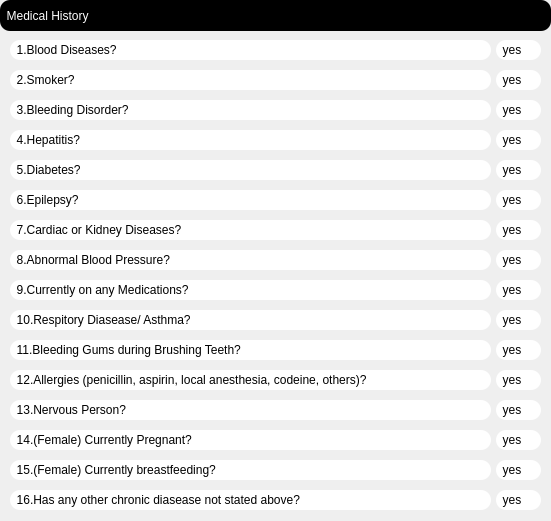
  <widget class="QWidget" name="widget" native="true">
   <property name="geometry">
    <rect>
     <x>700</x>
     <y>30</y>
     <width>551</width>
     <height>521</height>
    </rect>
   </property>
   <property name="styleSheet">
    <string notr="true">font: 12pt &quot;MS Shell Dlg 2&quot;;

border-top-left-radius:10px;
border-bottom-left-radius:10px;
border-top-right-radius:10px;
border-bottom-right-radius:10px;
background-color: rgba(0, 0, 0,.5);
color: rgb(255, 255, 255);</string>
   </property>
   <widget class="QLabel" name="q1">
    <property name="geometry">
     <rect>
      <x>10</x>
      <y>40</y>
      <width>481</width>
      <height>20</height>
     </rect>
    </property>
    <property name="styleSheet">
     <string notr="true">font: 12pt &quot;MS Shell Dlg 2&quot;;
color: rgb(0, 0, 0);
background-color: rgb(255, 255, 255);</string>
    </property>
    <property name="text">
     <string>  1.Blood Diseases?</string>
    </property>
   </widget>
   <widget class="QLabel" name="q2">
    <property name="geometry">
     <rect>
      <x>10</x>
      <y>70</y>
      <width>481</width>
      <height>20</height>
     </rect>
    </property>
    <property name="styleSheet">
     <string notr="true">font: 12pt &quot;MS Shell Dlg 2&quot;;
background-color: rgb(255, 255, 255);
color: rgb(0, 0, 0);</string>
    </property>
    <property name="text">
     <string>  2.Smoker?</string>
    </property>
   </widget>
   <widget class="QLabel" name="q3">
    <property name="geometry">
     <rect>
      <x>10</x>
      <y>100</y>
      <width>481</width>
      <height>20</height>
     </rect>
    </property>
    <property name="styleSheet">
     <string notr="true">font: 12pt &quot;MS Shell Dlg 2&quot;;
background-color: rgb(255, 255, 255);
color: rgb(0, 0, 0);</string>
    </property>
    <property name="text">
     <string>  3.Bleeding Disorder?</string>
    </property>
   </widget>
   <widget class="QLabel" name="q4">
    <property name="geometry">
     <rect>
      <x>10</x>
      <y>130</y>
      <width>481</width>
      <height>20</height>
     </rect>
    </property>
    <property name="styleSheet">
     <string notr="true">font: 12pt &quot;MS Shell Dlg 2&quot;;
background-color: rgb(255, 255, 255);
color: rgb(0, 0, 0);</string>
    </property>
    <property name="text">
     <string>  4.Hepatitis?</string>
    </property>
   </widget>
   <widget class="QLabel" name="q5">
    <property name="geometry">
     <rect>
      <x>10</x>
      <y>160</y>
      <width>481</width>
      <height>20</height>
     </rect>
    </property>
    <property name="styleSheet">
     <string notr="true">font: 12pt &quot;MS Shell Dlg 2&quot;;
background-color: rgb(255, 255, 255);
color: rgb(0, 0, 0);</string>
    </property>
    <property name="text">
     <string>  5.Diabetes?</string>
    </property>
   </widget>
   <widget class="QLabel" name="q6">
    <property name="geometry">
     <rect>
      <x>10</x>
      <y>190</y>
      <width>481</width>
      <height>20</height>
     </rect>
    </property>
    <property name="styleSheet">
     <string notr="true">font: 12pt &quot;MS Shell Dlg 2&quot;;
background-color: rgb(255, 255, 255);
color: rgb(0, 0, 0);</string>
    </property>
    <property name="text">
     <string>  6.Epilepsy?</string>
    </property>
   </widget>
   <widget class="QLabel" name="q7">
    <property name="geometry">
     <rect>
      <x>10</x>
      <y>220</y>
      <width>481</width>
      <height>20</height>
     </rect>
    </property>
    <property name="styleSheet">
     <string notr="true">font: 12pt &quot;MS Shell Dlg 2&quot;;
background-color: rgb(255, 255, 255);
color: rgb(0, 0, 0);</string>
    </property>
    <property name="text">
     <string>  7.Cardiac or Kidney Diseases?</string>
    </property>
   </widget>
   <widget class="QLabel" name="q8">
    <property name="geometry">
     <rect>
      <x>10</x>
      <y>250</y>
      <width>481</width>
      <height>20</height>
     </rect>
    </property>
    <property name="styleSheet">
     <string notr="true">font: 12pt &quot;MS Shell Dlg 2&quot;;
background-color: rgb(255, 255, 255);
color: rgb(0, 0, 0);</string>
    </property>
    <property name="text">
     <string>  8.Abnormal Blood Pressure?</string>
    </property>
   </widget>
   <widget class="QLabel" name="q9">
    <property name="geometry">
     <rect>
      <x>10</x>
      <y>280</y>
      <width>481</width>
      <height>20</height>
     </rect>
    </property>
    <property name="styleSheet">
     <string notr="true">font: 12pt &quot;MS Shell Dlg 2&quot;;
background-color: rgb(255, 255, 255);
color: rgb(0, 0, 0);</string>
    </property>
    <property name="text">
     <string>  9.Currently on any Medications?</string>
    </property>
   </widget>
   <widget class="QLabel" name="q10">
    <property name="geometry">
     <rect>
      <x>10</x>
      <y>310</y>
      <width>481</width>
      <height>20</height>
     </rect>
    </property>
    <property name="styleSheet">
     <string notr="true">font: 12pt &quot;MS Shell Dlg 2&quot;;
background-color: rgb(255, 255, 255);
color: rgb(0, 0, 0);</string>
    </property>
    <property name="text">
     <string>  10.Respitory Diasease/ Asthma?</string>
    </property>
   </widget>
   <widget class="QLabel" name="q11">
    <property name="geometry">
     <rect>
      <x>10</x>
      <y>340</y>
      <width>481</width>
      <height>20</height>
     </rect>
    </property>
    <property name="styleSheet">
     <string notr="true">font: 12pt &quot;MS Shell Dlg 2&quot;;
background-color: rgb(255, 255, 255);
color: rgb(0, 0, 0);</string>
    </property>
    <property name="text">
     <string>  11.Bleeding Gums during Brushing Teeth?</string>
    </property>
   </widget>
   <widget class="QLabel" name="q12">
    <property name="geometry">
     <rect>
      <x>10</x>
      <y>370</y>
      <width>481</width>
      <height>20</height>
     </rect>
    </property>
    <property name="styleSheet">
     <string notr="true">font: 12pt &quot;MS Shell Dlg 2&quot;;
background-color: rgb(255, 255, 255);
color: rgb(0, 0, 0);</string>
    </property>
    <property name="text">
     <string>  12.Allergies (penicillin, aspirin, local anesthesia, codeine, others)?</string>
    </property>
   </widget>
   <widget class="QLabel" name="q13">
    <property name="geometry">
     <rect>
      <x>10</x>
      <y>400</y>
      <width>481</width>
      <height>20</height>
     </rect>
    </property>
    <property name="styleSheet">
     <string notr="true">font: 12pt &quot;MS Shell Dlg 2&quot;;
background-color: rgb(255, 255, 255);
color: rgb(0, 0, 0);</string>
    </property>
    <property name="text">
     <string>  13.Nervous Person?</string>
    </property>
   </widget>
   <widget class="QLabel" name="q14">
    <property name="geometry">
     <rect>
      <x>10</x>
      <y>430</y>
      <width>481</width>
      <height>20</height>
     </rect>
    </property>
    <property name="styleSheet">
     <string notr="true">font: 12pt &quot;MS Shell Dlg 2&quot;;
background-color: rgb(255, 255, 255);
color: rgb(0, 0, 0);</string>
    </property>
    <property name="text">
     <string>  14.(Female) Currently Pregnant?</string>
    </property>
   </widget>
   <widget class="QLabel" name="q15">
    <property name="geometry">
     <rect>
      <x>10</x>
      <y>460</y>
      <width>481</width>
      <height>20</height>
     </rect>
    </property>
    <property name="styleSheet">
     <string notr="true">font: 12pt &quot;MS Shell Dlg 2&quot;;
background-color: rgb(255, 255, 255);
color: rgb(0, 0, 0);</string>
    </property>
    <property name="text">
     <string>  15.(Female) Currently breastfeeding?</string>
    </property>
   </widget>
   <widget class="QLabel" name="q16">
    <property name="geometry">
     <rect>
      <x>10</x>
      <y>490</y>
      <width>481</width>
      <height>20</height>
     </rect>
    </property>
    <property name="styleSheet">
     <string notr="true">font: 12pt &quot;MS Shell Dlg 2&quot;;
background-color: rgb(255, 255, 255);
color: rgb(0, 0, 0);</string>
    </property>
    <property name="text">
     <string>  16.Has any other chronic diasease not stated above?</string>
    </property>
   </widget>
   <widget class="QLabel" name="findings_label_2">
    <property name="geometry">
     <rect>
      <x>0</x>
      <y>0</y>
      <width>551</width>
      <height>31</height>
     </rect>
    </property>
    <property name="styleSheet">
     <string notr="true">font: 12pt &quot;MS Shell Dlg 2&quot;;
background-color: rgb(0, 0, 0);</string>
    </property>
    <property name="text">
     <string>  Medical History</string>
    </property>
   </widget>
   <widget class="QLabel" name="updt_q1">
    <property name="geometry">
     <rect>
      <x>496</x>
      <y>40</y>
      <width>45</width>
      <height>20</height>
     </rect>
    </property>
    <property name="styleSheet">
     <string notr="true">font: 12pt &quot;MS Shell Dlg 2&quot;;
color: rgb(0, 0, 0);
background-color: rgb(255, 255, 255);</string>
    </property>
    <property name="text">
     <string>  yes</string>
    </property>
   </widget>
   <widget class="QLabel" name="updt_q2">
    <property name="geometry">
     <rect>
      <x>496</x>
      <y>70</y>
      <width>45</width>
      <height>20</height>
     </rect>
    </property>
    <property name="styleSheet">
     <string notr="true">font: 12pt &quot;MS Shell Dlg 2&quot;;
color: rgb(0, 0, 0);
background-color: rgb(255, 255, 255);</string>
    </property>
    <property name="text">
     <string>  yes</string>
    </property>
   </widget>
   <widget class="QLabel" name="updt_q3">
    <property name="geometry">
     <rect>
      <x>496</x>
      <y>100</y>
      <width>45</width>
      <height>20</height>
     </rect>
    </property>
    <property name="styleSheet">
     <string notr="true">font: 12pt &quot;MS Shell Dlg 2&quot;;
color: rgb(0, 0, 0);
background-color: rgb(255, 255, 255);</string>
    </property>
    <property name="text">
     <string>  yes</string>
    </property>
   </widget>
   <widget class="QLabel" name="updt_q4">
    <property name="geometry">
     <rect>
      <x>496</x>
      <y>130</y>
      <width>45</width>
      <height>20</height>
     </rect>
    </property>
    <property name="styleSheet">
     <string notr="true">font: 12pt &quot;MS Shell Dlg 2&quot;;
color: rgb(0, 0, 0);
background-color: rgb(255, 255, 255);</string>
    </property>
    <property name="text">
     <string>  yes</string>
    </property>
   </widget>
   <widget class="QLabel" name="updt_q5">
    <property name="geometry">
     <rect>
      <x>496</x>
      <y>160</y>
      <width>45</width>
      <height>20</height>
     </rect>
    </property>
    <property name="styleSheet">
     <string notr="true">font: 12pt &quot;MS Shell Dlg 2&quot;;
color: rgb(0, 0, 0);
background-color: rgb(255, 255, 255);</string>
    </property>
    <property name="text">
     <string>  yes</string>
    </property>
   </widget>
   <widget class="QLabel" name="updt_q6">
    <property name="geometry">
     <rect>
      <x>496</x>
      <y>190</y>
      <width>45</width>
      <height>20</height>
     </rect>
    </property>
    <property name="styleSheet">
     <string notr="true">font: 12pt &quot;MS Shell Dlg 2&quot;;
color: rgb(0, 0, 0);
background-color: rgb(255, 255, 255);</string>
    </property>
    <property name="text">
     <string>  yes</string>
    </property>
   </widget>
   <widget class="QLabel" name="updt_q7">
    <property name="geometry">
     <rect>
      <x>496</x>
      <y>220</y>
      <width>45</width>
      <height>20</height>
     </rect>
    </property>
    <property name="styleSheet">
     <string notr="true">font: 12pt &quot;MS Shell Dlg 2&quot;;
color: rgb(0, 0, 0);
background-color: rgb(255, 255, 255);</string>
    </property>
    <property name="text">
     <string>  yes</string>
    </property>
   </widget>
   <widget class="QLabel" name="updt_q8">
    <property name="geometry">
     <rect>
      <x>496</x>
      <y>250</y>
      <width>45</width>
      <height>20</height>
     </rect>
    </property>
    <property name="styleSheet">
     <string notr="true">font: 12pt &quot;MS Shell Dlg 2&quot;;
color: rgb(0, 0, 0);
background-color: rgb(255, 255, 255);</string>
    </property>
    <property name="text">
     <string>  yes</string>
    </property>
   </widget>
   <widget class="QLabel" name="updt_q9">
    <property name="geometry">
     <rect>
      <x>496</x>
      <y>280</y>
      <width>45</width>
      <height>20</height>
     </rect>
    </property>
    <property name="styleSheet">
     <string notr="true">font: 12pt &quot;MS Shell Dlg 2&quot;;
color: rgb(0, 0, 0);
background-color: rgb(255, 255, 255);</string>
    </property>
    <property name="text">
     <string>  yes</string>
    </property>
   </widget>
   <widget class="QLabel" name="updt_q10">
    <property name="geometry">
     <rect>
      <x>496</x>
      <y>310</y>
      <width>45</width>
      <height>20</height>
     </rect>
    </property>
    <property name="styleSheet">
     <string notr="true">font: 12pt &quot;MS Shell Dlg 2&quot;;
color: rgb(0, 0, 0);
background-color: rgb(255, 255, 255);</string>
    </property>
    <property name="text">
     <string>  yes</string>
    </property>
   </widget>
   <widget class="QLabel" name="updt_q11">
    <property name="geometry">
     <rect>
      <x>496</x>
      <y>340</y>
      <width>45</width>
      <height>20</height>
     </rect>
    </property>
    <property name="styleSheet">
     <string notr="true">font: 12pt &quot;MS Shell Dlg 2&quot;;
color: rgb(0, 0, 0);
background-color: rgb(255, 255, 255);</string>
    </property>
    <property name="text">
     <string>  yes</string>
    </property>
   </widget>
   <widget class="QLabel" name="updt_q12">
    <property name="geometry">
     <rect>
      <x>496</x>
      <y>370</y>
      <width>45</width>
      <height>20</height>
     </rect>
    </property>
    <property name="styleSheet">
     <string notr="true">font: 12pt &quot;MS Shell Dlg 2&quot;;
color: rgb(0, 0, 0);
background-color: rgb(255, 255, 255);</string>
    </property>
    <property name="text">
     <string>  yes</string>
    </property>
   </widget>
   <widget class="QLabel" name="updt_q13">
    <property name="geometry">
     <rect>
      <x>496</x>
      <y>400</y>
      <width>45</width>
      <height>20</height>
     </rect>
    </property>
    <property name="styleSheet">
     <string notr="true">font: 12pt &quot;MS Shell Dlg 2&quot;;
color: rgb(0, 0, 0);
background-color: rgb(255, 255, 255);</string>
    </property>
    <property name="text">
     <string>  yes</string>
    </property>
   </widget>
   <widget class="QLabel" name="updt_q14">
    <property name="geometry">
     <rect>
      <x>496</x>
      <y>430</y>
      <width>45</width>
      <height>20</height>
     </rect>
    </property>
    <property name="styleSheet">
     <string notr="true">font: 12pt &quot;MS Shell Dlg 2&quot;;
color: rgb(0, 0, 0);
background-color: rgb(255, 255, 255);</string>
    </property>
    <property name="text">
     <string>  yes</string>
    </property>
   </widget>
   <widget class="QLabel" name="updt_q15">
    <property name="geometry">
     <rect>
      <x>496</x>
      <y>460</y>
      <width>45</width>
      <height>20</height>
     </rect>
    </property>
    <property name="styleSheet">
     <string notr="true">font: 12pt &quot;MS Shell Dlg 2&quot;;
color: rgb(0, 0, 0);
background-color: rgb(255, 255, 255);</string>
    </property>
    <property name="text">
     <string>  yes</string>
    </property>
   </widget>
   <widget class="QLabel" name="updt_q16">
    <property name="geometry">
     <rect>
      <x>496</x>
      <y>490</y>
      <width>45</width>
      <height>20</height>
     </rect>
    </property>
    <property name="styleSheet">
     <string notr="true">font: 12pt &quot;MS Shell Dlg 2&quot;;
color: rgb(0, 0, 0);
background-color: rgb(255, 255, 255);</string>
    </property>
    <property name="text">
     <string>  yes</string>
    </property>
   </widget>
  </widget>
